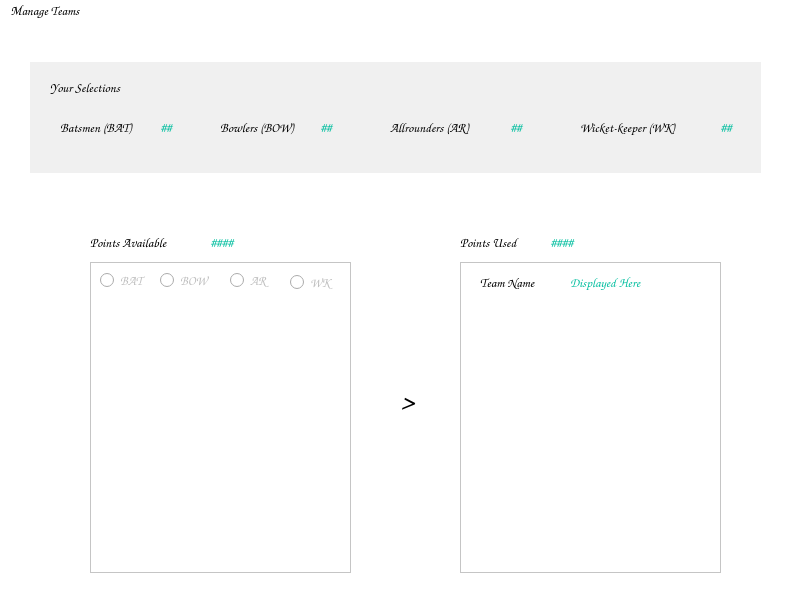
<?xml version="1.0" encoding="UTF-8"?>
<ui version="4.0">
 <class>MainWindow</class>
 <widget class="QMainWindow" name="MainWindow">
  <property name="geometry">
   <rect>
    <x>0</x>
    <y>0</y>
    <width>800</width>
    <height>600</height>
   </rect>
  </property>
  <property name="font">
   <font>
    <family>Comic Sans MS</family>
    <pointsize>10</pointsize>
   </font>
  </property>
  <property name="windowTitle">
   <string>Fantasy Cricket</string>
  </property>
  <property name="styleSheet">
   <string notr="true">background-color: rgb(255, 255, 255);</string>
  </property>
  <widget class="QWidget" name="centralwidget">
   <widget class="QLabel" name="label_11">
    <property name="geometry">
     <rect>
      <x>30</x>
      <y>40</y>
      <width>731</width>
      <height>111</height>
     </rect>
    </property>
    <property name="styleSheet">
     <string notr="true">background-color: rgb(240, 240, 240);</string>
    </property>
    <property name="text">
     <string/>
    </property>
   </widget>
   <widget class="QLabel" name="label_bat">
    <property name="geometry">
     <rect>
      <x>160</x>
      <y>90</y>
      <width>31</width>
      <height>31</height>
     </rect>
    </property>
    <property name="font">
     <font>
      <family>Comic Sans MS</family>
      <pointsize>10</pointsize>
      <weight>75</weight>
      <bold>true</bold>
     </font>
    </property>
    <property name="styleSheet">
     <string notr="true">color: rgb(3, 190, 159);
background-color: rgb(240, 240, 240);</string>
    </property>
    <property name="text">
     <string>##</string>
    </property>
   </widget>
   <widget class="QLabel" name="label_bow">
    <property name="geometry">
     <rect>
      <x>320</x>
      <y>90</y>
      <width>31</width>
      <height>31</height>
     </rect>
    </property>
    <property name="font">
     <font>
      <family>Comic Sans MS</family>
      <pointsize>10</pointsize>
      <weight>75</weight>
      <bold>true</bold>
     </font>
    </property>
    <property name="styleSheet">
     <string notr="true">color: rgb(3, 190, 159);
background-color: rgb(240, 240, 240);</string>
    </property>
    <property name="text">
     <string>##</string>
    </property>
   </widget>
   <widget class="QLabel" name="label_ar">
    <property name="geometry">
     <rect>
      <x>510</x>
      <y>90</y>
      <width>31</width>
      <height>31</height>
     </rect>
    </property>
    <property name="font">
     <font>
      <family>Comic Sans MS</family>
      <pointsize>10</pointsize>
      <weight>75</weight>
      <bold>true</bold>
     </font>
    </property>
    <property name="styleSheet">
     <string notr="true">color: rgb(3, 190, 159);
background-color: rgb(240, 240, 240);</string>
    </property>
    <property name="text">
     <string>##</string>
    </property>
   </widget>
   <widget class="QLabel" name="label_wk">
    <property name="geometry">
     <rect>
      <x>720</x>
      <y>90</y>
      <width>31</width>
      <height>31</height>
     </rect>
    </property>
    <property name="font">
     <font>
      <family>Comic Sans MS</family>
      <pointsize>10</pointsize>
      <weight>75</weight>
      <bold>true</bold>
     </font>
    </property>
    <property name="styleSheet">
     <string notr="true">color: rgb(3, 190, 159);
background-color: rgb(240, 240, 240);</string>
    </property>
    <property name="text">
     <string>##</string>
    </property>
   </widget>
   <widget class="QLabel" name="label_points_availabel">
    <property name="geometry">
     <rect>
      <x>210</x>
      <y>210</y>
      <width>51</width>
      <height>21</height>
     </rect>
    </property>
    <property name="font">
     <font>
      <family>Comic Sans MS</family>
      <pointsize>10</pointsize>
      <weight>75</weight>
      <bold>true</bold>
     </font>
    </property>
    <property name="styleSheet">
     <string notr="true">color: rgb(3, 190, 159);</string>
    </property>
    <property name="text">
     <string>####</string>
    </property>
   </widget>
   <widget class="QLabel" name="label_points_used">
    <property name="geometry">
     <rect>
      <x>550</x>
      <y>210</y>
      <width>47</width>
      <height>21</height>
     </rect>
    </property>
    <property name="font">
     <font>
      <family>Comic Sans MS</family>
      <pointsize>10</pointsize>
      <weight>75</weight>
      <bold>true</bold>
     </font>
    </property>
    <property name="styleSheet">
     <string notr="true">color: rgb(3, 190, 159);</string>
    </property>
    <property name="text">
     <string>####</string>
    </property>
   </widget>
   <widget class="QListWidget" name="listWidget">
    <property name="geometry">
     <rect>
      <x>90</x>
      <y>240</y>
      <width>261</width>
      <height>311</height>
     </rect>
    </property>
    <property name="lineWidth">
     <number>1</number>
    </property>
   </widget>
   <widget class="QListWidget" name="listWidget_2">
    <property name="geometry">
     <rect>
      <x>460</x>
      <y>240</y>
      <width>261</width>
      <height>311</height>
     </rect>
    </property>
   </widget>
   <widget class="QLabel" name="label_team_name">
    <property name="geometry">
     <rect>
      <x>570</x>
      <y>250</y>
      <width>131</width>
      <height>21</height>
     </rect>
    </property>
    <property name="font">
     <font>
      <family>Comic Sans MS</family>
      <pointsize>10</pointsize>
      <weight>75</weight>
      <bold>true</bold>
     </font>
    </property>
    <property name="styleSheet">
     <string notr="true">color: rgb(3, 190, 159);</string>
    </property>
    <property name="text">
     <string>Displayed Here</string>
    </property>
   </widget>
   <widget class="QLabel" name="label">
    <property name="geometry">
     <rect>
      <x>50</x>
      <y>50</y>
      <width>101</width>
      <height>31</height>
     </rect>
    </property>
    <property name="font">
     <font>
      <family>Comic Sans MS</family>
      <pointsize>10</pointsize>
      <weight>50</weight>
      <bold>false</bold>
     </font>
    </property>
    <property name="styleSheet">
     <string notr="true">background-color: rgb(240, 240, 240);</string>
    </property>
    <property name="text">
     <string>Your Selections</string>
    </property>
   </widget>
   <widget class="QLabel" name="label1">
    <property name="geometry">
     <rect>
      <x>60</x>
      <y>90</y>
      <width>101</width>
      <height>31</height>
     </rect>
    </property>
    <property name="font">
     <font>
      <family>Comic Sans MS</family>
      <pointsize>10</pointsize>
      <weight>75</weight>
      <bold>true</bold>
     </font>
    </property>
    <property name="styleSheet">
     <string notr="true">background-color: rgb(240, 240, 240);</string>
    </property>
    <property name="text">
     <string>Batsmen (BAT)</string>
    </property>
   </widget>
   <widget class="QLabel" name="label2">
    <property name="geometry">
     <rect>
      <x>220</x>
      <y>90</y>
      <width>101</width>
      <height>31</height>
     </rect>
    </property>
    <property name="font">
     <font>
      <family>Comic Sans MS</family>
      <pointsize>10</pointsize>
      <weight>75</weight>
      <bold>true</bold>
     </font>
    </property>
    <property name="styleSheet">
     <string notr="true">background-color: rgb(240, 240, 240);</string>
    </property>
    <property name="text">
     <string>Bowlers (BOW)</string>
    </property>
   </widget>
   <widget class="QLabel" name="label3">
    <property name="geometry">
     <rect>
      <x>390</x>
      <y>90</y>
      <width>111</width>
      <height>31</height>
     </rect>
    </property>
    <property name="font">
     <font>
      <family>Comic Sans MS</family>
      <pointsize>10</pointsize>
      <weight>75</weight>
      <bold>true</bold>
     </font>
    </property>
    <property name="styleSheet">
     <string notr="true">background-color: rgb(240, 240, 240);</string>
    </property>
    <property name="text">
     <string>Allrounders (AR)</string>
    </property>
   </widget>
   <widget class="QLabel" name="label4">
    <property name="geometry">
     <rect>
      <x>580</x>
      <y>90</y>
      <width>141</width>
      <height>31</height>
     </rect>
    </property>
    <property name="font">
     <font>
      <family>Comic Sans MS</family>
      <pointsize>10</pointsize>
      <weight>75</weight>
      <bold>true</bold>
     </font>
    </property>
    <property name="styleSheet">
     <string notr="true">background-color: rgb(240, 240, 240);</string>
    </property>
    <property name="text">
     <string>Wicket-keeper (WK)</string>
    </property>
   </widget>
   <widget class="QLabel" name="label5">
    <property name="geometry">
     <rect>
      <x>90</x>
      <y>210</y>
      <width>111</width>
      <height>21</height>
     </rect>
    </property>
    <property name="font">
     <font>
      <family>Comic Sans MS</family>
      <pointsize>10</pointsize>
      <weight>75</weight>
      <bold>true</bold>
     </font>
    </property>
    <property name="styleSheet">
     <string notr="true"/>
    </property>
    <property name="text">
     <string>Points Available</string>
    </property>
   </widget>
   <widget class="QLabel" name="label6">
    <property name="geometry">
     <rect>
      <x>460</x>
      <y>210</y>
      <width>81</width>
      <height>21</height>
     </rect>
    </property>
    <property name="font">
     <font>
      <family>Comic Sans MS</family>
      <pointsize>10</pointsize>
      <weight>75</weight>
      <bold>true</bold>
     </font>
    </property>
    <property name="styleSheet">
     <string notr="true"/>
    </property>
    <property name="text">
     <string>Points Used</string>
    </property>
   </widget>
   <widget class="QLabel" name="label7">
    <property name="geometry">
     <rect>
      <x>480</x>
      <y>250</y>
      <width>81</width>
      <height>21</height>
     </rect>
    </property>
    <property name="font">
     <font>
      <family>Comic Sans MS</family>
      <pointsize>10</pointsize>
      <weight>75</weight>
      <bold>true</bold>
     </font>
    </property>
    <property name="styleSheet">
     <string notr="true"/>
    </property>
    <property name="text">
     <string>Team Name</string>
    </property>
   </widget>
   <widget class="QLabel" name="label_17">
    <property name="geometry">
     <rect>
      <x>400</x>
      <y>370</y>
      <width>21</width>
      <height>21</height>
     </rect>
    </property>
    <property name="font">
     <font>
      <family>Comic Sans MS</family>
      <pointsize>20</pointsize>
      <weight>50</weight>
      <bold>false</bold>
     </font>
    </property>
    <property name="text">
     <string>&gt;</string>
    </property>
   </widget>
   <widget class="QRadioButton" name="radio_bat">
    <property name="enabled">
     <bool>false</bool>
    </property>
    <property name="geometry">
     <rect>
      <x>100</x>
      <y>250</y>
      <width>51</width>
      <height>17</height>
     </rect>
    </property>
    <property name="font">
     <font>
      <family>Comic Sans MS</family>
      <pointsize>10</pointsize>
     </font>
    </property>
    <property name="text">
     <string>BAT</string>
    </property>
   </widget>
   <widget class="QRadioButton" name="radio_bow">
    <property name="enabled">
     <bool>false</bool>
    </property>
    <property name="geometry">
     <rect>
      <x>160</x>
      <y>250</y>
      <width>51</width>
      <height>17</height>
     </rect>
    </property>
    <property name="font">
     <font>
      <family>Comic Sans MS</family>
      <pointsize>10</pointsize>
     </font>
    </property>
    <property name="text">
     <string>BOW</string>
    </property>
   </widget>
   <widget class="QRadioButton" name="radio_ar">
    <property name="enabled">
     <bool>false</bool>
    </property>
    <property name="geometry">
     <rect>
      <x>230</x>
      <y>250</y>
      <width>51</width>
      <height>17</height>
     </rect>
    </property>
    <property name="font">
     <font>
      <family>Comic Sans MS</family>
      <pointsize>10</pointsize>
     </font>
    </property>
    <property name="text">
     <string>AR</string>
    </property>
   </widget>
   <widget class="QRadioButton" name="radio_wk">
    <property name="enabled">
     <bool>false</bool>
    </property>
    <property name="geometry">
     <rect>
      <x>290</x>
      <y>250</y>
      <width>51</width>
      <height>20</height>
     </rect>
    </property>
    <property name="font">
     <font>
      <family>Comic Sans MS</family>
      <pointsize>10</pointsize>
     </font>
    </property>
    <property name="text">
     <string>WK</string>
    </property>
   </widget>
  </widget>
  <widget class="QStatusBar" name="statusbar"/>
  <widget class="QMenuBar" name="menuBar">
   <property name="geometry">
    <rect>
     <x>0</x>
     <y>0</y>
     <width>800</width>
     <height>24</height>
    </rect>
   </property>
   <property name="font">
    <font>
     <family>Comic Sans MS</family>
     <pointsize>10</pointsize>
    </font>
   </property>
   <property name="autoFillBackground">
    <bool>false</bool>
   </property>
   <property name="styleSheet">
    <string notr="true"/>
   </property>
   <property name="nativeMenuBar">
    <bool>true</bool>
   </property>
   <widget class="QMenu" name="manage_teams">
    <property name="geometry">
     <rect>
      <x>211</x>
      <y>251</y>
      <width>164</width>
      <height>138</height>
     </rect>
    </property>
    <property name="font">
     <font>
      <family>Comic Sans MS</family>
      <pointsize>10</pointsize>
     </font>
    </property>
    <property name="styleSheet">
     <string notr="true">background-color: rgb(240, 240, 240);</string>
    </property>
    <property name="title">
     <string>Manage Teams</string>
    </property>
    <addaction name="new_team"/>
    <addaction name="open_team"/>
    <addaction name="save_team"/>
    <addaction name="evaluate_team"/>
   </widget>
   <addaction name="manage_teams"/>
  </widget>
  <action name="new_team">
   <property name="text">
    <string>NEW Team</string>
   </property>
   <property name="font">
    <font>
     <family>Comic Sans MS</family>
     <pointsize>10</pointsize>
     <weight>50</weight>
     <bold>false</bold>
    </font>
   </property>
  </action>
  <action name="open_team">
   <property name="text">
    <string>OPEN Team</string>
   </property>
   <property name="font">
    <font>
     <family>Comic Sans MS</family>
     <pointsize>10</pointsize>
     <weight>50</weight>
     <bold>false</bold>
    </font>
   </property>
  </action>
  <action name="save_team">
   <property name="text">
    <string>SAVE Team</string>
   </property>
   <property name="font">
    <font>
     <family>Comic Sans MS</family>
     <pointsize>10</pointsize>
    </font>
   </property>
  </action>
  <action name="evaluate_team">
   <property name="text">
    <string>EVALUATE Team</string>
   </property>
   <property name="font">
    <font>
     <family>Comic Sans MS</family>
     <pointsize>10</pointsize>
    </font>
   </property>
  </action>
 </widget>
 <resources/>
 <connections/>
</ui>
